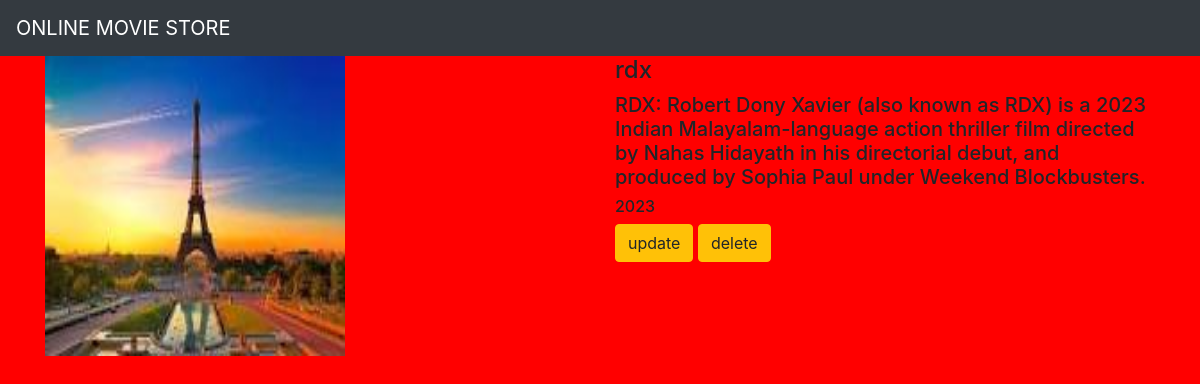
The app's page /movie/4/ with its own data.
### movieapp/models.py (models this page shows, shortened)
class Movie(models.Model):
    objects = None
    name = models.CharField(max_length=250)
    desc = models.TextField()
    year = models.IntegerField()
    img = models.ImageField(upload_to='gallary')

### movieapp/views.py (the view)
# urls.py: path('movie/<int:movie_id>/', views.detail, name='detail'),
def detail(request, movie_id):
    movie = Movie.objects.get(id=movie_id)
    return render(request, "detail.html", {'movie': movie})

### templates/detail.html
{% extends 'base.html' %}
{% block body %}
<div class="container">
    <div class="row">
        <div class="col-md-6">
            <img src="{{movie.img.url}}" width="300" height="300">
        </div>
        <div class="col-md-6">
        <h4>{{movie.name}}</h4>
        <h5>{{movie.desc}}</h5>
        <h6>{{movie.year}}</h6>
        <a class="btn btn-warning" href="{% url 'movieapp:update' movie.id %}">update</a>
        <a class="btn btn-warning" href="{% url 'movieapp:delete' movie.id %}">delete</a>
            </div>
    </div>
</div>
{% endblock %}

### static/style.css (style rules this page uses)
body { background-color:red; }

### records on screen
Movie: img (picture), name "rdx", desc "RDX: Robert Dony Xavier (also known as RDX) is a 2023 Indian Malayalam-language action thriller film directed by Nahas Hidayath in his directorial debut, and produced by Sophia Paul under Weekend Blockbusters.", year "2023"
